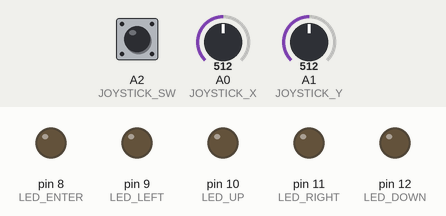
Recording of a sketch running on a simulated Arduino Uno, built with avr-gcc and run on an emulated ATmega328P. Parts: output pins drawn as LEDs (lit = HIGH). The inputs (shaded band) are chosen by the test bench; at power-on: A0 (JOYSTICK_X) = 512, A1 (JOYSTICK_Y) = 512, A2 (JOYSTICK_SW) HIGH. What the sketch prints to the serial monitor is not drawn.

Above: at 1.2 s.
1.3 s: A0 (JOYSTICK_X) set to 0
At 2.2 s:
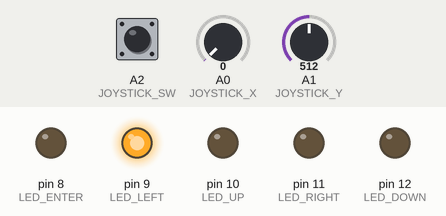
2.8 s: A1 (JOYSTICK_Y) set to 0
At 3.5 s:
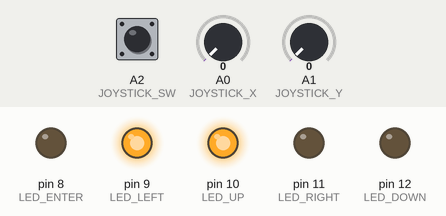
4.3 s: A2 (JOYSTICK_SW) pulled LOW for 0.15 s
At 4.41 s:
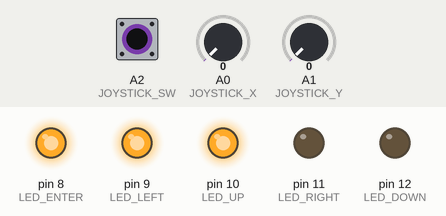
6.0 s: A0 (JOYSTICK_X) set to 122
At 6.3 s:
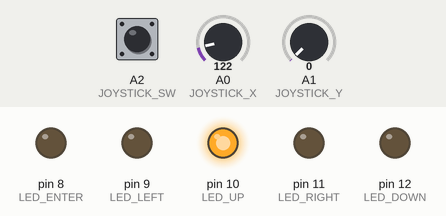
7.5 s: A1 (JOYSTICK_Y) set to 1023
At 8.7 s:
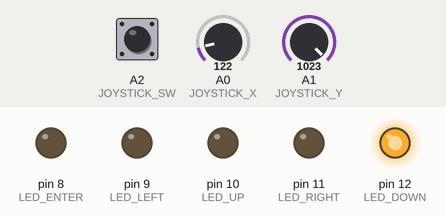
9.0 s: A2 (JOYSTICK_SW) pulled LOW for 1 s
At 9.8 s:
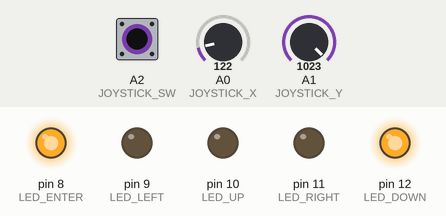
Timing chart, 0 to 12.0 s (numbered marks = the images above; inputs shaded):
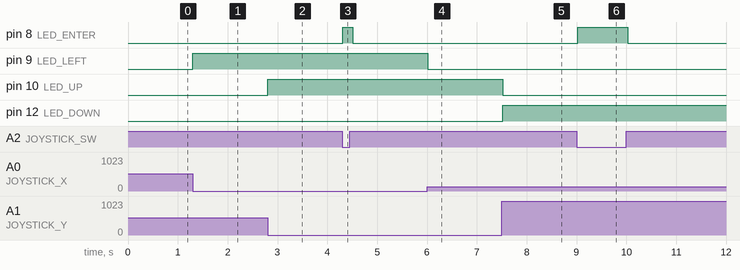

Measured:
- after the input at 1.3 s, pin 9 (LED_LEFT): LOW → HIGH at once
- after the input at 2.8 s, pin 10 (LED_UP): LOW → HIGH at once
- after the input at 4.3 s, pin 8 (LED_ENTER): LOW → HIGH at once, → LOW 0.20 s later
- after the input at 6.0 s, pin 9 (LED_LEFT): HIGH → LOW at once
- after the input at 7.5 s, pin 10 (LED_UP): HIGH → LOW at once; pin 12 (LED_DOWN): LOW → HIGH at once
- after the input at 9.0 s, pin 8 (LED_ENTER): LOW → HIGH at once, → LOW 1.0 s later

The sketch:

Joystick.ino
```cpp
// (licence header left out)
#define JOYSTICK_X    A0
#define JOYSTICK_Y    A1
#define JOYSTICK_SW   A2

#define LED_ENTER    8   //enter
#define LED_LEFT     9   //left
#define LED_UP      10  //up
#define LED_RIGHT   11  //right
#define LED_DOWN    12  //down

int value_x,value_y,value_sw;
void setup()
{
    pinMode(JOYSTICK_X, INPUT);
    pinMode(JOYSTICK_Y, INPUT);
    pinMode(JOYSTICK_SW, INPUT_PULLUP);
    pinMode(LED_ENTER,OUTPUT);
    pinMode(LED_LEFT,OUTPUT);
    pinMode(LED_UP,OUTPUT);
    pinMode(LED_RIGHT,OUTPUT);
    pinMode(LED_DOWN,OUTPUT);
    Serial.begin(9600);
}

void loop()
{
    value_x=analogRead(JOYSTICK_X);
    value_y=analogRead(JOYSTICK_Y);
    value_sw=digitalRead(JOYSTICK_SW);
    if(value_x==0)
    {
        digitalWrite(LED_RIGHT,LOW);
        digitalWrite(LED_LEFT,HIGH);
        Serial.print("left");

    }else if(value_x==1023)
    {
        digitalWrite(LED_LEFT,LOW);
        digitalWrite(LED_RIGHT,HIGH);
         Serial.print("right");
    }else
    {
        digitalWrite(LED_LEFT,LOW);
        digitalWrite(LED_RIGHT,LOW);
    }
    if(value_y==0)
    {
        digitalWrite(LED_DOWN,LOW);
        digitalWrite(LED_UP,HIGH);
        Serial.print("up");
    }
    else if(value_y==1023)
    {
        digitalWrite(LED_UP,LOW);
        digitalWrite(LED_DOWN,HIGH);
        Serial.print("down");
    }else
    {
        digitalWrite(LED_UP,LOW);
        digitalWrite(LED_DOWN,LOW);
    }
    if(value_sw == 0 )
    {
        digitalWrite(LED_ENTER,HIGH);
        Serial.print("enter");
    }
    else
    {
        digitalWrite(LED_ENTER,LOW);
    }
    delay(100);
}
```
